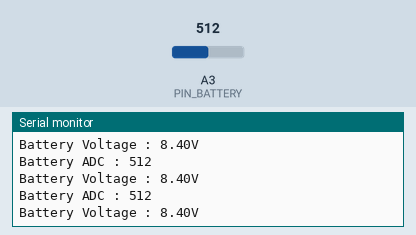
The sketch below on a simulated Arduino Uno, built with avr-gcc and run on an emulated ATmega328P. Shown: the last lines printed to the serial monitor. The inputs (shaded band) are chosen by the test bench; at power-on: A3 (PIN_BATTERY) = 512.

Above: at 1.2 s.
1.3 s: A3 (PIN_BATTERY) set to 716
At 1.72 s:
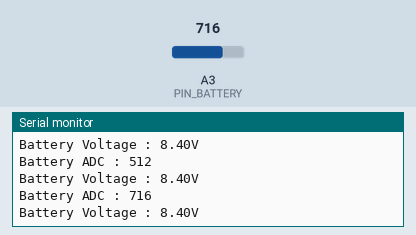
2.8 s: A3 (PIN_BATTERY) set to 900
At 3.23 s:
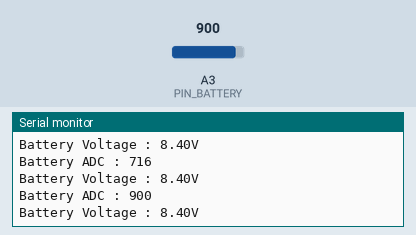
Timing chart, 0 to 5.8 s (numbered marks = the images above; inputs shaded):
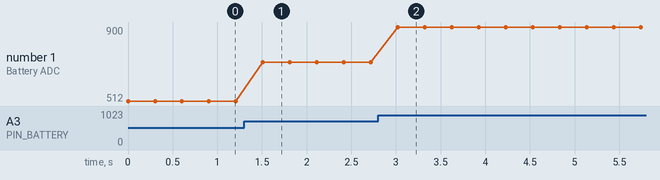

Measured:
- after the input at 1.3 s, the serial monitor: prints a new line after 0.21 s (image 1)
- after the input at 2.8 s, the serial monitor: prints a new line after 0.22 s (image 2)
- plotted number 1: 512 → 716 after the input at 1.3 s, 716 → 900 after the input at 2.8 s

The sketch:

11_Voltage.ino
```cpp
/**********************************************************************
  Description : Read battery voltage.
  Auther      : www.adeept.com
**********************************************************************/
#include "Adeept_Battery_For_Arduino.h"

void setup() {
  Serial.begin(115200);                     //Set the Serial Baud rate
}

void loop() {
  Serial.print("Battery ADC : ");
  Serial.println(Get_Battery_Voltage_ADC());//Gets the battery ADC value
  Serial.print("Battery Voltage : ");
  Serial.print(Get_Battery_Voltage());      //Get the battery voltage value
  Serial.println("V");
  delay(300);
}
```

Adeept_Battery_For_Arduino.cpp
```cpp
#include <Arduino.h>
#include "Adeept_Battery_For_Arduino.h"

////////////////////Battery drive area/////////////////////////////////////
float batteryVoltage = 0;       //Battery voltage variable
float batteryCoefficient = 4;   //Set the proportional coefficient

//Gets the battery ADC value
int Get_Battery_Voltage_ADC(void)
{
  pinMode(PIN_BATTERY, INPUT);
  int batteryADC = 0;
  for (int i = 0; i < 5; i++)
    batteryADC += analogRead(PIN_BATTERY);
  return batteryADC / 5;
}

//Get the battery voltage value
float Get_Battery_Voltage(void)
{
  int batteryADC = Get_Battery_Voltage_ADC();
  batteryVoltage = (batteryADC / 1024.0 *5 * 5.5 );
  if(batteryVoltage >= 8.4){
    batteryVoltage = 8.4;
    }
  return batteryVoltage;
}
```

Adeept_Battery_For_Arduino.h
```cpp
#include <Arduino.h>

////////////////////Battery drive area/////////////////////////////////////
#define PIN_BATTERY        A3        //Set the battery detection voltage pin

// extern float batteryCoefficient;    //Set the proportional coefficient

int Get_Battery_Voltage_ADC(void);   //Gets the battery ADC value
float Get_Battery_Voltage(void);     //Get the battery voltage value
```
